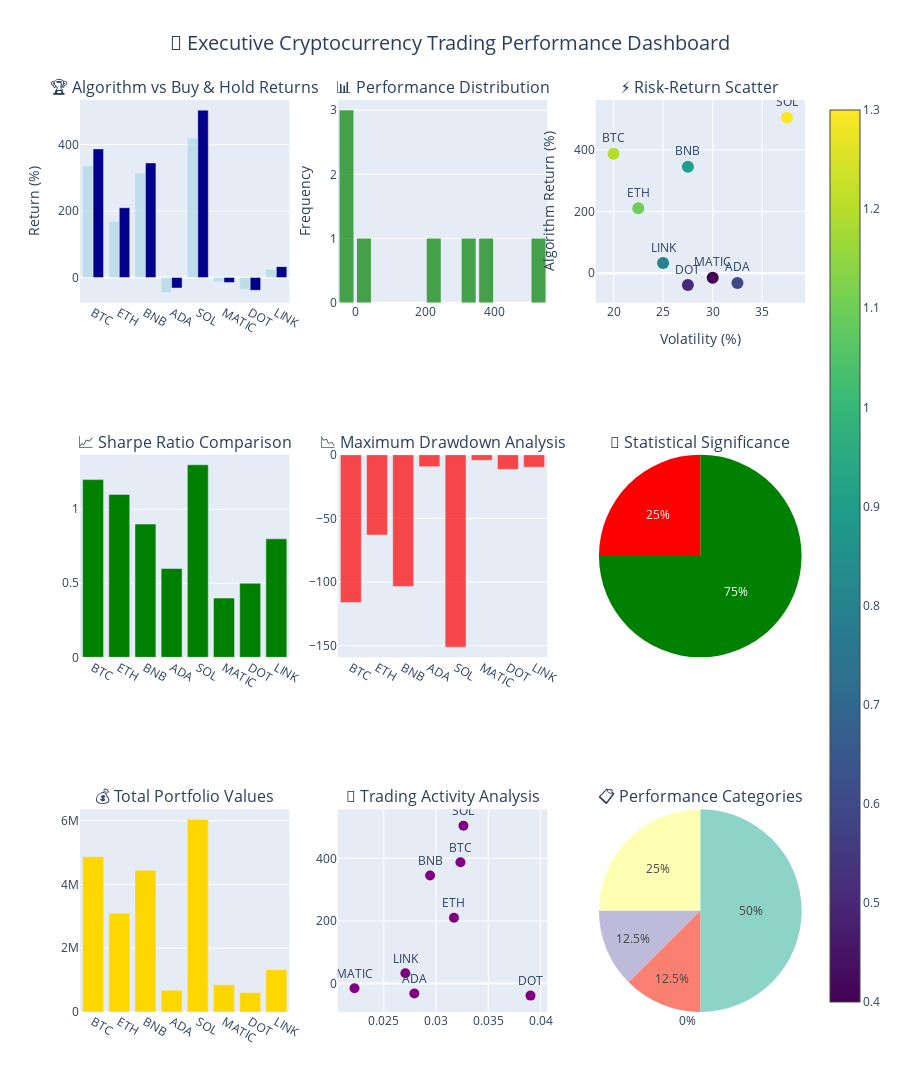

The notebook cell saved with this chart:
### Markdown cell above
## 2. Executive Performance Dashboard

### Code cell
# Executive Performance Dashboard - High Level Overview
def create_executive_dashboard(df):
    """Create executive-level performance dashboard"""
    if df is None or len(df) == 0:
        print("❌ No data available for dashboard")
        return
    
    print("📊 Creating Executive Performance Dashboard...")
    
    # Key Performance Metrics
    total_models = len(df)
    profitable_models = len(df[df['Algorithm_Return'] > 0])
    outperforming_models = len(df[df['Outperformance']])
    significant_models = len(df[df['Significant']])
    
    avg_algorithm_return = df['Algorithm_Return'].mean()
    avg_buy_hold_return = df['Buy_Hold_Return'].mean()
    avg_excess_return = df['Excess_Return'].mean()
    avg_sharpe = df['Sharpe_Ratio'].mean()
    
    best_model = df.loc[df['Algorithm_Return'].idxmax()]
    worst_model = df.loc[df['Algorithm_Return'].idxmin()]
    
    # Create comprehensive dashboard
    fig = make_subplots(
        rows=3, cols=3,
        subplot_titles=[
            '🏆 Algorithm vs Buy & Hold Returns',
            '📊 Performance Distribution', 
            '⚡ Risk-Return Scatter',
            '📈 Sharpe Ratio Comparison',
            '📉 Maximum Drawdown Analysis',
            '🎯 Statistical Significance',
            '💰 Total Portfolio Values',
            '🔄 Trading Activity Analysis',
            '📋 Performance Categories'
        ],
        specs=[
            [{"type": "bar"}, {"type": "histogram"}, {"type": "scatter"}],
            [{"type": "bar"}, {"type": "bar"}, {"type": "pie"}],
            [{"type": "bar"}, {"type": "scatter"}, {"type": "pie"}]
        ]
    )
    
    # 1. Algorithm vs Buy & Hold Returns
    fig.add_trace(
        go.Bar(x=df['Crypto'], y=df['Buy_Hold_Return'], name='Buy & Hold', 
               marker_color='lightblue', opacity=0.7),
        row=1, col=1
    )
    fig.add_trace(
        go.Bar(x=df['Crypto'], y=df['Algorithm_Return'], name='Algorithm', 
               marker_color='darkblue'),
        row=1, col=1
    )
    
    # 2. Performance Distribution
    fig.add_trace(
        go.Histogram(x=df['Algorithm_Return'], nbinsx=15, name='Return Distribution',
                    marker_color='green', opacity=0.7),
        row=1, col=2
    )
    
    # 3. Risk-Return Scatter
    fig.add_trace(
        go.Scatter(
            x=df['Volatility'], y=df['Algorithm_Return'],
            mode='markers+text', text=df['Crypto'],
            textposition='top center',
            marker=dict(size=12, color=df['Sharpe_Ratio'], 
                       colorscale='Viridis', showscale=True),
            name='Risk-Return'
        ),
        row=1, col=3
    )
    
    # 4. Sharpe Ratio Comparison
    colors = ['green' if x > 0 else 'red' for x in df['Sharpe_Ratio']]
    fig.add_trace(
        go.Bar(x=df['Crypto'], y=df['Sharpe_Ratio'], name='Sharpe Ratio',
               marker_color=colors),
        row=2, col=1
    )
    
    # 5. Maximum Drawdown
    fig.add_trace(
        go.Bar(x=df['Crypto'], y=-df['Max_Drawdown'], name='Max Drawdown',
               marker_color='red', opacity=0.7),
        row=2, col=2
    )
    
    # 6. Statistical Significance Pie Chart
    sig_counts = df['Significant'].value_counts()
    fig.add_trace(
        go.Pie(labels=['Significant', 'Not Significant'], 
               values=[sig_counts.get(True, 0), sig_counts.get(False, 0)],
               marker_colors=['green', 'red']),
        row=2, col=3
    )
    
    # 7. Portfolio Values
    fig.add_trace(
        go.Bar(x=df['Crypto'], y=df['Final_Value'], name='Final Portfolio Value',
               marker_color='gold'),
        row=3, col=1
    )
    
    # 8. Trading Activity vs Performance
    fig.add_trace(
        go.Scatter(
            x=df['Trading_Activity'], y=df['Algorithm_Return'],
            mode='markers+text', text=df['Crypto'],
            textposition='top center',
            marker=dict(size=10, color='purple'),
            name='Activity vs Return'
        ),
        row=3, col=2
    )
    
    # 9. Performance Categories
    perf_counts = df['Performance_Category'].value_counts()
    fig.add_trace(
        go.Pie(labels=perf_counts.index, values=perf_counts.values,
               marker_colors=px.colors.qualitative.Set3),
        row=3, col=3
    )
    
    # Update layout
    fig.update_layout(
        height=1400,
        title_text="🚀 Executive Cryptocurrency Trading Performance Dashboard",
        title_x=0.5,
        title_font_size=20,
        showlegend=False
    )
    
    # Update axes labels
    fig.update_yaxes(title_text="Return (%)", row=1, col=1)
    fig.update_yaxes(title_text="Frequency", row=1, col=2)
    fig.update_yaxes(title_text="Algorithm Return (%)", row=1, col=3)
    fig.update_xaxes(title_text="Volatility (%)", row=1, col=3)
    
    fig.show()
    
    # Executive Summary Stats
    print(f"\n🎯 EXECUTIVE SUMMARY - CRYPTOCURRENCY TRADING MODELS")
    print(f"=" * 70)
    print(f"📊 Total Models Analyzed: {total_models}")
    print(f"💰 Profitable Models: {profitable_models}/{total_models} ({profitable_models/total_models*100:.1f}%)")
    print(f"🏆 Outperforming Models: {outperforming_models}/{total_models} ({outperforming_models/total_models*100:.1f}%)")
    print(f"📈 Statistically Significant: {significant_models}/{total_models} ({significant_models/total_models*100:.1f}%)")
    
    print(f"\n📊 AVERAGE PERFORMANCE METRICS:")
    print(f"   Algorithm Return: {avg_algorithm_return:+.2f}%")
    print(f"   Buy & Hold Return: {avg_buy_hold_return:+.2f}%")
    print(f"   Excess Return: {avg_excess_return:+.2f}%")
    print(f"   Average Sharpe Ratio: {avg_sharpe:.3f}")
    
    print(f"\n🏆 BEST PERFORMING MODEL:")
    print(f"   {best_model['Crypto']}: {best_model['Algorithm_Return']:+.2f}% return")
    print(f"   Sharpe: {best_model['Sharpe_Ratio']:.3f}, Drawdown: {best_model['Max_Drawdown']:.2f}%")
    
    print(f"\n📉 WORST PERFORMING MODEL:")
    print(f"   {worst_model['Crypto']}: {worst_model['Algorithm_Return']:+.2f}% return")
    print(f"   Sharpe: {worst_model['Sharpe_Ratio']:.3f}, Drawdown: {worst_model['Max_Drawdown']:.2f}%")

# Create Executive Dashboard
if 'summary_df' in locals() and summary_df is not None:
    create_executive_dashboard(summary_df)
else:
    print("❌ Summary DataFrame not available")

### Figure 1 — Plotly figure (JSON) as saved in the notebook; plotly's stock layout.template omitted (floating-point values rounded to 4 significant figures)
{"data": [{"marker": {"color": "lightblue"}, "name": "Buy & Hold", "opacity": 0.7, "type": "bar", "x": ["BTC", "ETH", "BNB", "ADA", "SOL", "MATIC", "DOT", "LINK"], "xaxis": "x", "y": [336.9, 168.2, 313.7, -45.2, 420.1, -12.8, -35.6, 24.3], "yaxis": "y"}, {"marker": {"color": "darkblue"}, "name": "Algorithm", "type": "bar", "x": ["BTC", "ETH", "BNB", "ADA", "SOL", "MATIC", "DOT", "LINK"], "xaxis": "x", "y": [387.4, 210.3, 345.1, -31.64, 504.2, -14.72, -38.45, 32.8], "yaxis": "y"}, {"marker": {"color": "green"}, "name": "Return Distribution", "nbinsx": 15, "opacity": 0.7, "type": "histogram", "x": [387.4, 210.3, 345.1, -31.64, 504.2, -14.72, -38.45, 32.8], "xaxis": "x2", "yaxis": "y2"}, {"marker": {"color": [1.2, 1.1, 0.9, 0.6, 1.3, 0.4, 0.5, 0.8], "colorscale": [[0, "#440154"], [0.1111, "#482878"], [0.2222, "#3e4989"], [0.3333, "#31688e"], [0.4444, "#26828e"], [0.5556, "#1f9e89"], [0.6667, "#35b779"], [0.7778, "#6ece58"], [0.8889, "#b5de2b"], [1, "#fde725"]], "showscale": true, "size": 12}, "mode": "markers+text", "name": "Risk-Return", "text": ["BTC", "ETH", "BNB", "ADA", "SOL", "MATIC", "DOT", "LINK"], "textposition": "top center", "type": "scatter", "x": [20.0, 22.5, 27.5, 32.5, 37.5, 30.0, 27.5, 25.0], "xaxis": "x3", "y": [387.4, 210.3, 345.1, -31.64, 504.2, -14.72, -38.45, 32.8], "yaxis": "y3"}, {"marker": {"color": ["green", "green", "green", "green", "green", "green", "green", "green"]}, "name": "Sharpe Ratio", "type": "bar", "x": ["BTC", "ETH", "BNB", "ADA", "SOL", "MATIC", "DOT", "LINK"], "xaxis": "x4", "y": [1.2, 1.1, 0.9, 0.6, 1.3, 0.4, 0.5, 0.8], "yaxis": "y4"}, {"marker": {"color": "red"}, "name": "Max Drawdown", "opacity": 0.7, "type": "bar", "x": ["BTC", "ETH", "BNB", "ADA", "SOL", "MATIC", "DOT", "LINK"], "xaxis": "x5", "y": [-116.2, -63.08, -103.5, -9.492, -151.3, -4.416, -11.53, -9.841], "yaxis": "y5"}, {"domain": {"x": [0.7111, 1], "y": [0.3889, 0.6111]}, "labels": ["Significant", "Not Significant"], "marker": {"colors": ["green", "red"]}, "type": "pie", "values": [6, 2]}, {"marker": {"color": "gold"}, "name": "Final Portfolio Value", "type": "bar", "x": ["BTC", "ETH", "BNB", "ADA", "SOL", "MATIC", "DOT", "LINK"], "xaxis": "x6", "y": [4874000.0, 3103000.0, 4451000.0, 683600.0, 6042000.0, 852800.0, 615500.0, 1328000.0], "yaxis": "y6"}, {"marker": {"color": "purple", "size": 10}, "mode": "markers+text", "name": "Activity vs Return", "text": ["BTC", "ETH", "BNB", "ADA", "SOL", "MATIC", "DOT", "LINK"], "textposition": "top center", "type": "scatter", "x": [0.03234, 0.03172, 0.02943, 0.02793, 0.03263, 0.02221, 0.03904, 0.02707], "xaxis": "x7", "y": [387.4, 210.3, 345.1, -31.64, 504.2, -14.72, -38.45, 32.8], "yaxis": "y7"}, {"domain": {"x": [0.7111, 1], "y": [0, 0.2222]}, "labels": ["Excellent", "Poor", "Negative", "Modest", "Good"], "marker": {"colors": ["rgb(141,211,199)", "rgb(255,255,179)", "rgb(190,186,218)", "rgb(251,128,114)", "rgb(128,177,211)", "rgb(253,180,98)", "rgb(179,222,105)", "rgb(252,205,229)", "rgb(217,217,217)", "rgb(188,128,189)", "rgb(204,235,197)", "rgb(255,237,111)"]}, "type": "pie", "values": [4, 2, 1, 1, 0]}], "layout": {"annotations": [{"font": {"size": 16}, "showarrow": false, "text": "🏆 Algorithm vs Buy & Hold Returns", "x": 0.1444, "xanchor": "center", "xref": "paper", "y": 1, "yanchor": "bottom", "yref": "paper"}, {"font": {"size": 16}, "showarrow": false, "text": "📊 Performance Distribution", "x": 0.5, "xanchor": "center", "xref": "paper", "y": 1, "yanchor": "bottom", "yref": "paper"}, {"font": {"size": 16}, "showarrow": false, "text": "⚡ Risk-Return Scatter", "x": 0.8556, "xanchor": "center", "xref": "paper", "y": 1, "yanchor": "bottom", "yref": "paper"}, {"font": {"size": 16}, "showarrow": false, "text": "📈 Sharpe Ratio Comparison", "x": 0.1444, "xanchor": "center", "xref": "paper", "y": 0.6111, "yanchor": "bottom", "yref": "paper"}, {"font": {"size": 16}, "showarrow": false, "text": "📉 Maximum Drawdown Analysis", "x": 0.5, "xanchor": "center", "xref": "paper", "y": 0.6111, "yanchor": "bottom", "yref": "paper"}, {"font": {"size": 16}, "showarrow": false, "text": "🎯 Statistical Significance", "x": 0.8556, "xanchor": "center", "xref": "paper", "y": 0.6111, "yanchor": "bottom", "yref": "paper"}, {"font": {"size": 16}, "showarrow": false, "text": "💰 Total Portfolio Values", "x": 0.1444, "xanchor": "center", "xref": "paper", "y": 0.2222, "yanchor": "bottom", "yref": "paper"}, {"font": {"size": 16}, "showarrow": false, "text": "🔄 Trading Activity Analysis", "x": 0.5, "xanchor": "center", "xref": "paper", "y": 0.2222, "yanchor": "bottom", "yref": "paper"}, {"font": {"size": 16}, "showarrow": false, "text": "📋 Performance Categories", "x": 0.8556, "xanchor": "center", "xref": "paper", "y": 0.2222, "yanchor": "bottom", "yref": "paper"}], "height": 1400, "showlegend": false, "title": {"font": {"size": 20}, "text": "🚀 Executive Cryptocurrency Trading Performance Dashboard", "x": 0.5}, "xaxis": {"anchor": "y", "domain": [0, 0.2889]}, "xaxis2": {"anchor": "y2", "domain": [0.3556, 0.6444]}, "xaxis3": {"anchor": "y3", "domain": [0.7111, 1], "title": {"text": "Volatility (%)"}}, "xaxis4": {"anchor": "y4", "domain": [0, 0.2889]}, "xaxis5": {"anchor": "y5", "domain": [0.3556, 0.6444]}, "xaxis6": {"anchor": "y6", "domain": [0, 0.2889]}, "xaxis7": {"anchor": "y7", "domain": [0.3556, 0.6444]}, "yaxis": {"anchor": "x", "domain": [0.7778, 1], "title": {"text": "Return (%)"}}, "yaxis2": {"anchor": "x2", "domain": [0.7778, 1], "title": {"text": "Frequency"}}, "yaxis3": {"anchor": "x3", "domain": [0.7778, 1], "title": {"text": "Algorithm Return (%)"}}, "yaxis4": {"anchor": "x4", "domain": [0.3889, 0.6111]}, "yaxis5": {"anchor": "x5", "domain": [0.3889, 0.6111]}, "yaxis6": {"anchor": "x6", "domain": [0, 0.2222]}, "yaxis7": {"anchor": "x7", "domain": [0, 0.2222]}}}
